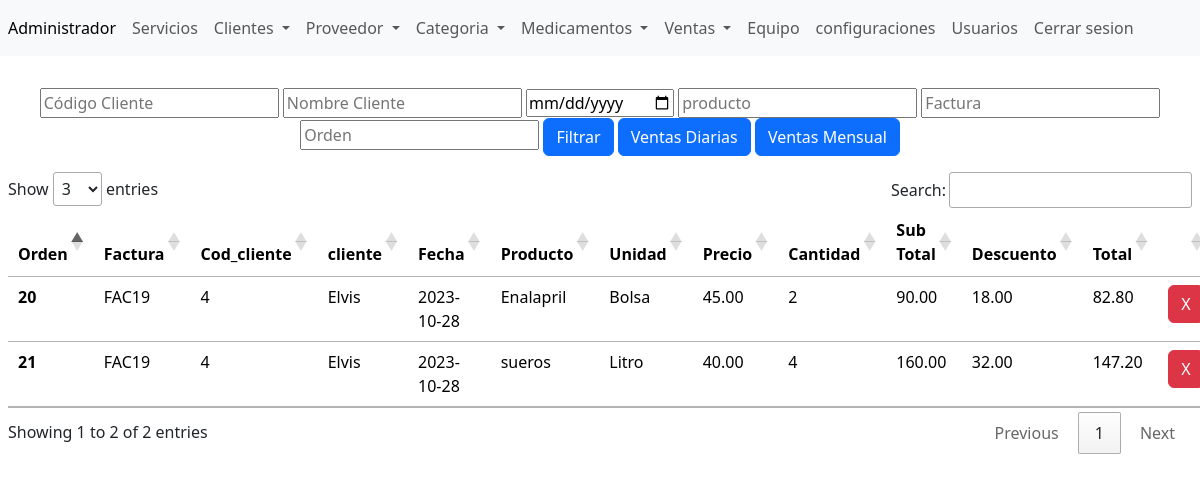
/DesarrolloWeb_ProyectoFinal_GRUPO/Practica/admin/secciones/ventas/consulta/consulta.php (signed in), run on the app's committed database.
### tables this page shows
CREATE TABLE IF NOT EXISTS `ventas` (
  `orden` int NOT NULL AUTO_INCREMENT,
  `factura` varchar(255) DEFAULT NULL,
  `cod_cliente` int DEFAULT NULL,
  `cliente` varchar(255) DEFAULT NULL,
  `nit` varchar(255) DEFAULT NULL,
  `descuento` decimal(10,2) DEFAULT NULL,
  `fecha` date DEFAULT NULL,
  `tipo_de_pago` varchar(50) DEFAULT NULL,
  `cod_producto` int DEFAULT NULL,
  `producto` varchar(255) DEFAULT NULL,
  `unidad` varchar(50) DEFAULT NULL,
  `precio` decimal(10,2) DEFAULT NULL,
  `cantidad` int DEFAULT NULL,
  `sub_total` decimal(10,2) DEFAULT NULL,
  `iva` decimal(10,2) DEFAULT NULL,
  `total` decimal(10,2) DEFAULT NULL,
  PRIMARY KEY (`orden`)
);

### DesarrolloWeb_ProyectoFinal_GRUPO/Practica/admin/secciones/ventas/consulta/filtro.php (the view, shortened to what this page needs)
<?php
$consulta = "SELECT * FROM ventas";
include "../conexion.php";
                                $sql=mysqli_query($conectar,$consulta);
                                if ($sql) {
                                while($bdatos=mysqli_fetch_assoc($sql)){
                                ?>
                                    <tr>
                                        <th scope="row"><?=  $bdatos["orden"]?></th>
                                        <td><?=$bdatos["factura"]?></td>
                                        <td><?=$bdatos["cod_cliente"]?></td>
                                        <td><?=$bdatos["cliente"]?></td>
                                        <td><?=$bdatos["fecha"]?></td>
                                        <td><?=$bdatos["producto"]?></td>
                                        <td><?=$bdatos["unidad"]?></td>
                                        <td><?=$bdatos["precio"]?></td>
                                        <td><?=$bdatos["cantidad"]?></td>
                                        <td><?=$bdatos["sub_total"]?></td>
                                        <td><?=$bdatos["descuento"]?></td>
                                        <td><?=$bdatos["total"]?></td>
                                        <td><a class="btn btn-danger" href="quitar.php?id=<?=  $bdatos["orden"]?>">X</a></td>
                                    </tr>
                                <?php
                                }
                            }else{
                                echo  mysqli_error($conectar);
                            }
                                ?>

### data on the page
ventas: orden "20", factura "FAC19", cod_cliente "4", cliente "Elvis", fecha "2023-10-28", producto "Enalapril", unidad "Bolsa", precio "45.00", cantidad "2", sub_total "90.00", descuento "18.00", total "82.80"
ventas: orden "21", factura "FAC19", cod_cliente "4", cliente "Elvis", fecha "2023-10-28", producto "sueros", unidad "Litro", precio "40.00", cantidad "4", sub_total "160.00", descuento "32.00", total "147.20"
